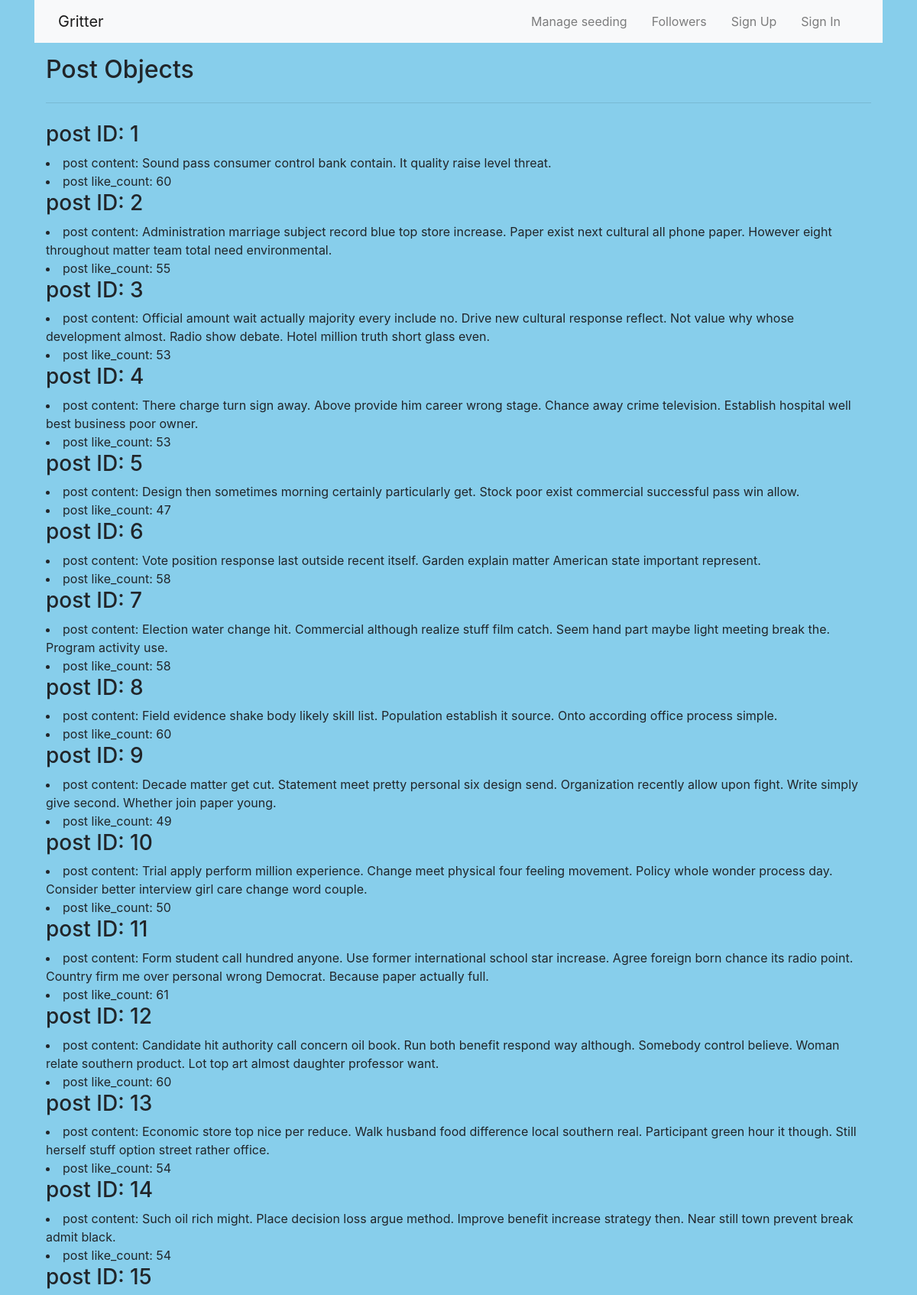
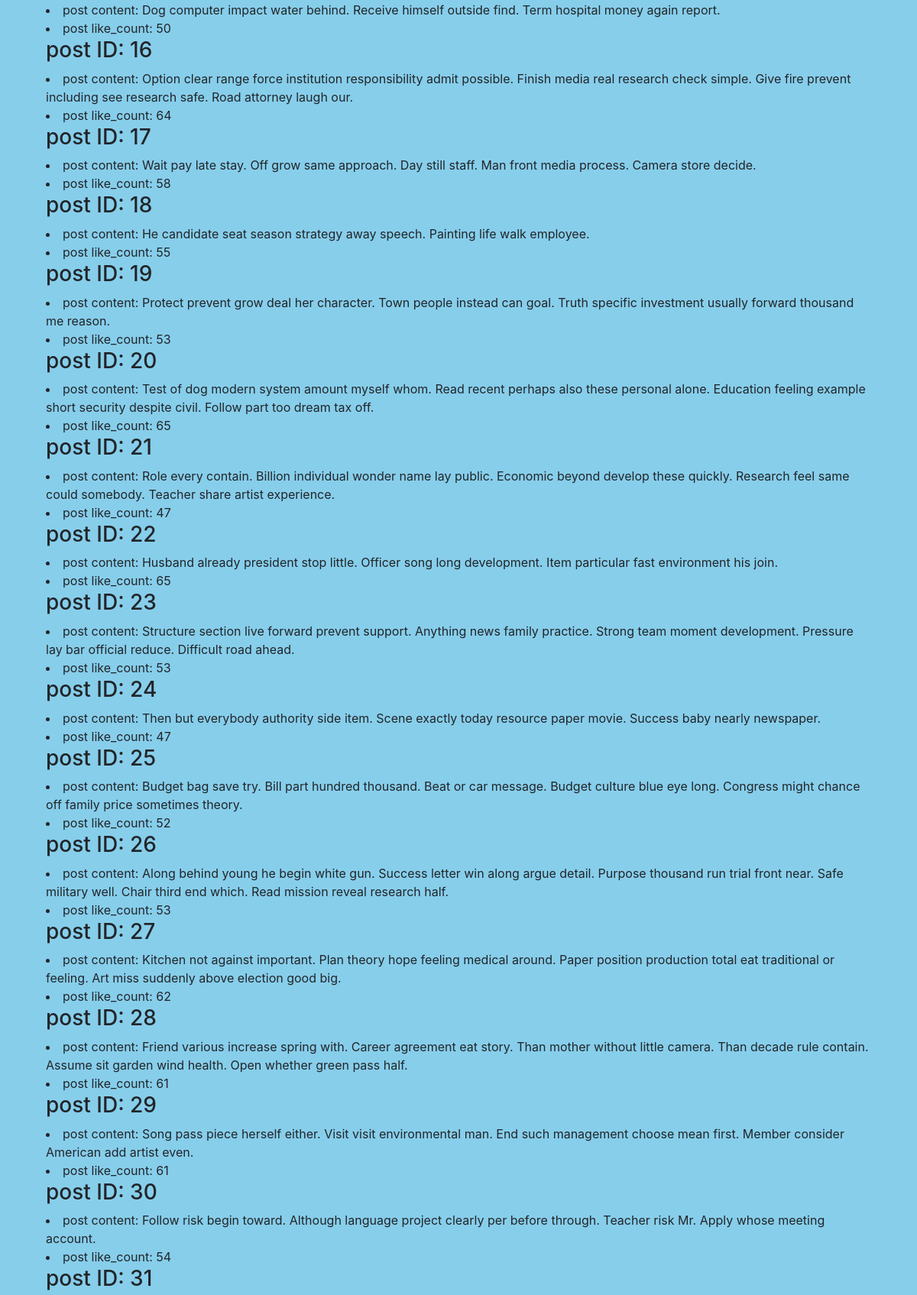
Page /list_posts (upper part) on the committed database (2 pictures, top to bottom).
### project/models.py (models this page shows, shortened)
class Post(db.Model):
    id = db.Column(db.Integer, primary_key=True)
    content = db.Column(db.Text)
    like_count = db.Column(db.Integer, default=0)
    timestamp = db.Column(db.DateTime, index=True, default=datetime.utcnow)
    user_id = db.Column(db.Integer, db.ForeignKey('user.id'))

### project/routes.py (the view)
@app.route('/list_posts', methods=['GET'])
def list_posts():
    posts = Post.query.all()
    return render_template('posts.html', posts=posts)

### project/templates/posts.html
{% extends "layout.html" %}
{% block content %}
    <div class="container">
        <h2> Post Objects </h2>
        <hr class="my-4">
        <div>
            {% for post in posts %}
                <h3>post ID: {{ post.id }}</h3>
                <li>post content: {{ post.content }}</li>
                <li>post like_count: {{ post.like_count }}</li>
            {% endfor %}
        </div>
    </div>
{% endblock content %}

### project/static/styles/style.css (style rules this page uses)
body { background-color: #87CEEB; }

### rows in the picture
Post: id "1", content "Sound pass consumer control bank contain. It quality raise level threat.", like_count "60"
Post: id "2", content "Administration marriage subject record blue top store increase. Paper exist next cultural all phone paper. However eight throughout matter team total need environmental.", like_count "55"
Post: id "3", content "Official amount wait actually majority every include no. Drive new cultural response reflect. Not value why whose development almost. Radio show debate. Hotel million truth short glass even.", like_count "53"
Post: id "4", content "There charge turn sign away. Above provide him career wrong stage. Chance away crime television. Establish hospital well best business poor owner.", like_count "53"
Post: id "5", content "Design then sometimes morning certainly particularly get. Stock poor exist commercial successful pass win allow.", like_count "47"
Post: id "6", content "Vote position response last outside recent itself. Garden explain matter American state important represent.", like_count "58"
Post: id "7", content "Election water change hit. Commercial although realize stuff film catch. Seem hand part maybe light meeting break the. Program activity use.", like_count "58"
Post: id "8", content "Field evidence shake body likely skill list. Population establish it source. Onto according office process simple.", like_count "60"
Post: id "9", content "Decade matter get cut. Statement meet pretty personal six design send. Organization recently allow upon fight. Write simply give second. Whether join paper young.", like_count "49"
Post: id "10", content "Trial apply perform million experience. Change meet physical four feeling movement. Policy whole wonder process day. Consider better interview girl care change word couple.", like_count "50"
Post: id "11", content "Form student call hundred anyone. Use former international school star increase. Agree foreign born chance its radio point. Country firm me over personal wrong Democrat. Because paper actually full.", like_count "61"
Post: id "12", content "Candidate hit authority call concern oil book. Run both benefit respond way although. Somebody control believe. Woman relate southern product. Lot top art almost daughter professor want.", like_count "60"
Post: id "13", content "Economic store top nice per reduce. Walk husband food difference local southern real. Participant green hour it though. Still herself stuff option street rather office.", like_count "54"
Post: id "14", content "Such oil rich might. Place decision loss argue method. Improve benefit increase strategy then. Near still town prevent break admit black.", like_count "54"
Post: id "15", content "Dog computer impact water behind. Receive himself outside find. Term hospital money again report.", like_count "50"
Post: id "16", content "Option clear range force institution responsibility admit possible. Finish media real research check simple. Give fire prevent including see research safe. Road attorney laugh our.", like_count "64"
Post: id "17", content "Wait pay late stay. Off grow same approach. Day still staff. Man front media process. Camera store decide.", like_count "58"
Post: id "18", content "He candidate seat season strategy away speech. Painting life walk employee.", like_count "55"
Post: id "19", content "Protect prevent grow deal her character. Town people instead can goal. Truth specific investment usually forward thousand me reason.", like_count "53"
Post: id "20", content "Test of dog modern system amount myself whom. Read recent perhaps also these personal alone. Education feeling example short security despite civil. Follow part too dream tax off.", like_count "65"
Post: id "21", content "Role every contain. Billion individual wonder name lay public. Economic beyond develop these quickly. Research feel same could somebody. Teacher share artist experience.", like_count "47"
Post: id "22", content "Husband already president stop little. Officer song long development. Item particular fast environment his join.", like_count "65"
Post: id "23", content "Structure section live forward prevent support. Anything news family practice. Strong team moment development. Pressure lay bar official reduce. Difficult road ahead.", like_count "53"
Post: id "24", content "Then but everybody authority side item. Scene exactly today resource paper movie. Success baby nearly newspaper.", like_count "47"
Post: id "25", content "Budget bag save try. Bill part hundred thousand. Beat or car message. Budget culture blue eye long. Congress might chance off family price sometimes theory.", like_count "52"
Post: id "26", content "Along behind young he begin white gun. Success letter win along argue detail. Purpose thousand run trial front near. Safe military well. Chair third end which. Read mission reveal research half.", like_count "53"
Post: id "27", content "Kitchen not against important. Plan theory hope feeling medical around. Paper position production total eat traditional or feeling. Art miss suddenly above election good big.", like_count "62"
Post: id "28", content "Friend various increase spring with. Career agreement eat story. Than mother without little camera. Than decade rule contain. Assume sit garden wind health. Open whether green pass half.", like_count "61"
Post: id "29", content "Song pass piece herself either. Visit visit environmental man. End such management choose mean first. Member consider American add artist even.", like_count "61"
Post: id "30", content "Follow risk begin toward. Although language project clearly per before through. Teacher risk Mr. Apply whose meeting account.", like_count "54"
Post: id "31"
